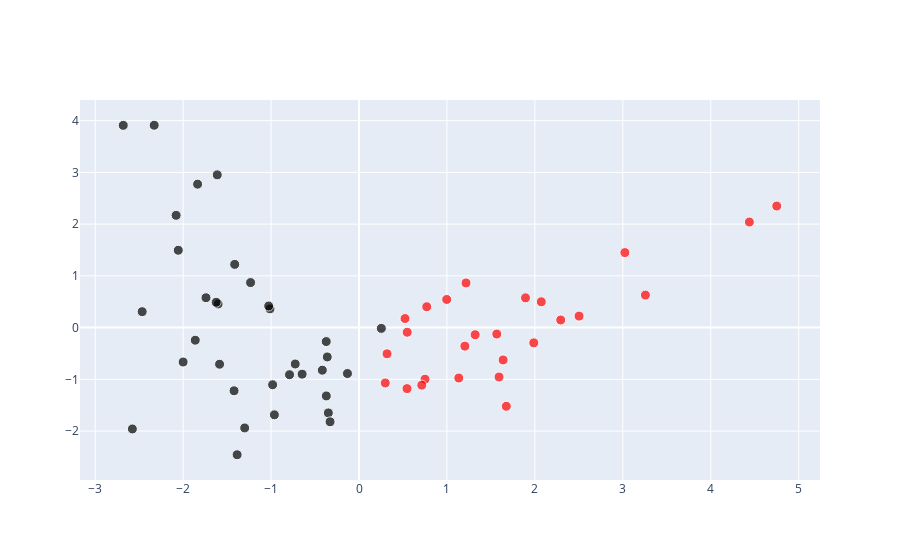

Notebook code for this chart:
### Code cell
A,dic,axis=get_cluster_ACP(2,data_set_4,graph_ACP=True,graph_k_means=True)
print(dic)
A.loc[['Centroid 0', 'Centroid 1']]

### Figure 1 — Plotly figure (JSON) as saved in the notebook; plotly's stock layout.template omitted (floating-point values rounded to 4 significant figures)
{"data": [{"hoverinfo": "text", "marker": {"color": ["black", "black", "red", "red", "black", "red", "red", "red", "black", "red", "red", "black", "black", "black", "black", "red", "black", "black", "red", "red", "red", "black", "black", "black", "black", "black", "black", "red", "black", "black", "black", "red", "black", "black", "red", "red", "red", "black", "red", "black", "black", "black", "red", "black", "red", "red", "black", "black", "black", "black", "red", "black", "black", "red", "red", "red", "red", "black", "red", "black"], "size": [10, 10, 10, 10, 10, 10, 10, 10, 10, 10, 10, 10, 10, 10, 10, 10, 10, 10, 10, 10, 10, 10, 10, 10, 10, 10, 10, 10, 10, 10, 10, 10, 10, 10, 10, 10, 10, 10, 10, 10, 10, 10, 10, 10, 10, 10, 10, 10, 10, 10, 10, 10, 10, 10, 10, 10, 10, 10, 10, 10]}, "mode": "markers", "text": ["ARG", "AUS", "AUT", "BGD", "BGR", "BOL", "BRA", "BWA", "CHE", "CHL", "CHN", "CIV", "CMR", "COG", "COL", "CRI", "CUB", "DNK", "DOM", "ECU", "EGY", "ETH", "FIN", "FRA", "GAB", "GBR", "GHA", "GTM", "HND", "HTI", "IDN", "IND", "ITA", "KEN", "KOR", "LKA", "MAR", "MEX", "MYS", "NGA", "NLD", "NOR", "NPL", "NZL", "PAK", "PAN", "PHL", "PRY", "ROU", "SDN", "SLV", "SWE", "TGO", "THA", "TUN", "TUR", "URY", "VEN", "VNM", "ZMB"], "type": "scatter", "uid": "b6036a87-632a-4522-8392-a9ea718c7f72", "x": [-0.3489, -0.1315, 1.675, 1.135, -2.055, 0.5458, 0.7504, 1.894, -2.681, 1.987, 4.751, -2.577, -1.862, -1.421, -1.414, 0.7702, -1.74, -2.329, 0.9974, 0.2986, 1.639, -0.7903, -0.3728, -1.233, -0.9625, -1.836, -1.012, 0.3187, -0.7256, -1.3, 0.2537, 2.294, -0.372, -0.9826, 4.439, 2.073, 1.592, -0.3292, 1.204, -1.386, -1.028, -0.4174, 0.5232, -0.3611, 0.5479, 1.567, -1.602, -1.625, -1.612, -2.0, 1.217, -2.08, -1.586, 3.257, 1.321, 2.502, 0.7137, -0.647, 3.023, -2.466], "y": [-1.649, -0.8878, -1.521, -0.975, 1.495, -1.179, -0.9976, 0.5748, 3.91, -0.2954, 2.349, -1.96, -0.2437, -1.222, 1.222, 0.4036, 0.5771, 3.912, 0.5437, -1.07, -0.6257, -0.9105, -0.2704, 0.87, -1.686, 2.773, 0.3624, -0.507, -0.7042, -1.94, -0.01528, 0.147, -1.321, -1.105, 2.04, 0.4986, -0.9552, -1.821, -0.3584, -2.458, 0.4176, -0.8233, 0.1753, -0.5676, -0.09, -0.1249, 0.4567, 0.4895, 2.952, -0.6658, 0.8626, 2.17, -0.708, 0.628, -0.1382, 0.2223, -1.113, -0.8997, 1.45, 0.3078]}], "layout": {"hovermode": "closest"}}
